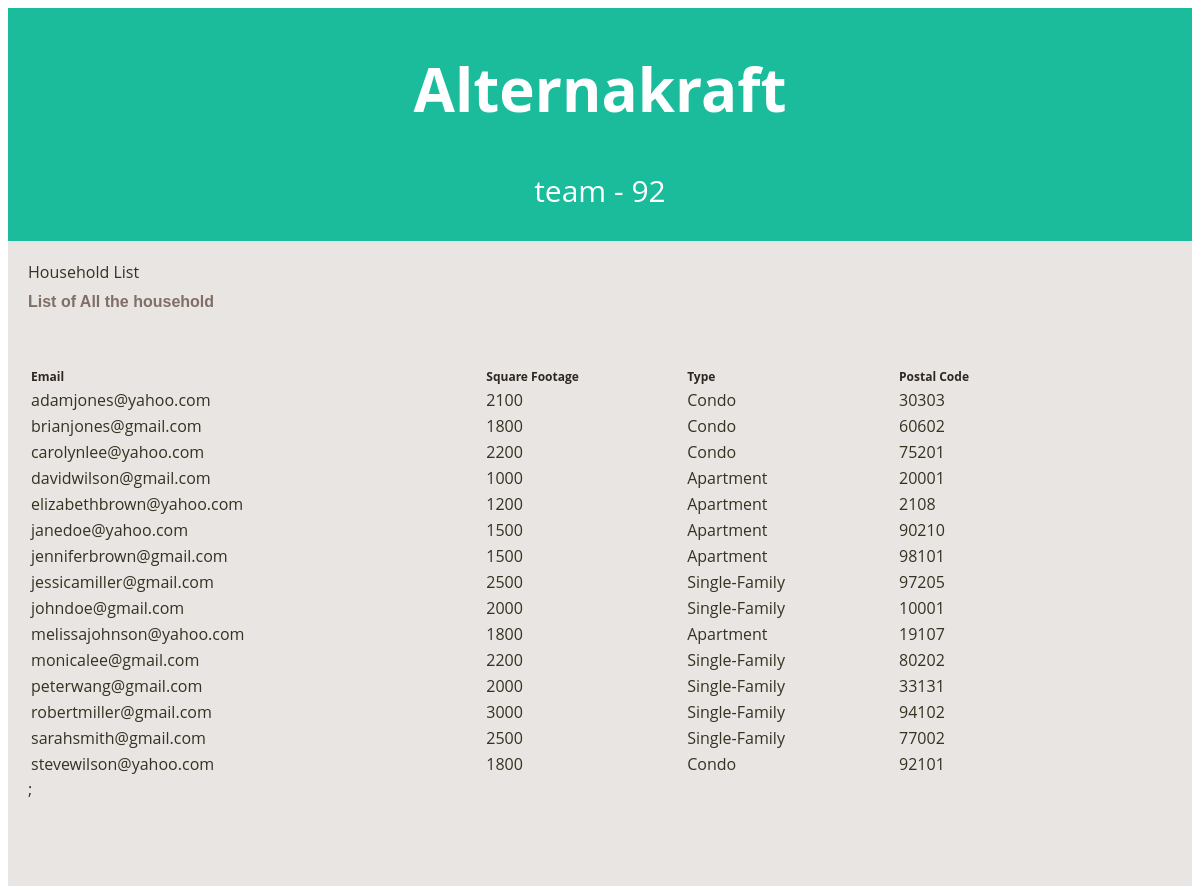
Page /phase_3_mamp_version/info_household_list.php on the committed database.
### tables this page shows
CREATE TABLE Household (
	email varchar(250) NOT NULL,
	square_footage INT(10) NOT NULL,
	household_types varchar(60) NOT NULL,
    	postal_code INT(5) NOT NULL,
    	PRIMARY KEY(email)
);

### phase_3_mamp_version/lib/show_queries.php (called while the page is built, shortened)
<?php
    if($showQueries){
        if(is_bool($result)) {
            $query_msg = array();
            array_push($query_msg,  $query . ';' . NEWLINE);
            if( mysqli_errno($db) > 0 ) {
                $error_msg = array();
                array_push($error_msg,  'Error# '. mysqli_errno($db) . ": " . mysqli_error($db));
                echo $error_msg;
            }
        } else {
                 if($showCounts){
                    $query_msg = array();
                    array_push($query_msg,  $query . ';');
                    array_push($query_msg,  "Result Set Count: ". mysqli_num_rows($result). NEWLINE);
                    echo mysqli_num_rows($result);
                 } else {
                    $query_msg = array();
                 }
            }
        }
?>

### phase_3_mamp_version/info_household_list.php (the view, shortened to what this page needs)
<?php
include('lib/common.php');
include('lib/show_queries.php');
?>
<?php include("lib/header.php"); ?>
<!DOCTYPE html>
<html lang="en">
<html>
<head>
</head>
<body>
	<div id="main_container">
		<div class="center_content">
			<div class="center_left">
				<div class="features">
					<div class="profile_section">
						<div class="h2">Household List</div>
						<div class="subtitle">List of All the household</div>
						<table>
							<tr>
								<td class="heading">Email</td>
								<td class="heading">Square Footage</td>
								<td class="heading">Type</td>
								<td class="heading">Postal Code</td>
								<td class="heading"> </td>
							</tr>
							<br><br>
							<?php
							$query = "SELECT email,square_footage, household_types, postal_code
									FROM Household ";
							$result = mysqli_query($db, $query);
							while ($row = mysqli_fetch_array($result, MYSQLI_ASSOC)) {
								print "<tr>";
								print "<td>{$row['email']}</td>";
								print "<td>{$row['square_footage']}</td>";
								print "<td>{$row['household_types']}</td>";
								print "<td>{$row['postal_code']}</td>";
								print "</tr>";
							}
							?>
						</table>
					</div>
				</div>
			</div>
			<?php include("lib/error.php"); ?>
			<br><br>
		</div>
	</div>
</body>
</html>

### phase_3_mamp_version/lib/header.php (shortened to what this page needs)
<!DOCTYPE html>
<head>
	<link rel="stylesheet" type="text/css" href="css/alternakraft_style.css" />
</head>
<body>
	<div class="header">
		<h1>Alternakraft</h1>
		<p>team - 92</p>
	</div>
</body>

### phase_3_mamp_version/lib/error.php (shortened to what this page needs)
   <?php if($query_msg) {  ?>
   <div class='query'>
        <div class=query_msg'>
           <?php
               foreach ($query_msg as $query) {
                   echo $query . NEWLINE;
                }
           ?>
       </div>
   </div>
<?php } ?>

### phase_3_mamp_version/css/alternakraft_style.css (style rules this page uses)
body { color: #332; background-color: #fff; position: relative; font-family: 'Open Sans', sans-serif; }
.header { padding: 60px; text-align: center; background: #1abc9c; margin: 0px; padding: 0px; color: white; font-size: 30px; overflow: auto; }
table { width: 90%; }
td { padding: 1px; text-align: left; }
.heading { font-size: 12px; color: #2e2721; font-weight: bold; }
.subtitle { width: 600px; font-family: Verdana, Geneva, sans-serif; font-weight: bold; font-size: 16px; color: #806F66; padding: 10px 0px 10px 0px; }
#main_container { width: auto; height: auto; margin: auto; padding: 0px; }
.center_content { width: auto; height: auto; padding: 20px; clear: both; background-color: #E9E5E2; }

### rows in the picture
household: email "adamjones@yahoo.com", square_footage "2100", household_types "Condo", postal_code "30303"
household: email "brianjones@gmail.com", square_footage "1800", household_types "Condo", postal_code "60602"
household: email "carolynlee@yahoo.com", square_footage "2200", household_types "Condo", postal_code "75201"
household: email "davidwilson@gmail.com", square_footage "1000", household_types "Apartment", postal_code "20001"
household: email "elizabethbrown@yahoo.com", square_footage "1200", household_types "Apartment", postal_code "2108"
household: email "janedoe@yahoo.com", square_footage "1500", household_types "Apartment", postal_code "90210"
household: email "jenniferbrown@gmail.com", square_footage "1500", household_types "Apartment", postal_code "98101"
household: email "jessicamiller@gmail.com", square_footage "2500", household_types "Single-Family", postal_code "97205"
household: email "johndoe@gmail.com", square_footage "2000", household_types "Single-Family", postal_code "10001"
household: email "melissajohnson@yahoo.com", square_footage "1800", household_types "Apartment", postal_code "19107"
household: email "monicalee@gmail.com", square_footage "2200", household_types "Single-Family", postal_code "80202"
household: email "peterwang@gmail.com", square_footage "2000", household_types "Single-Family", postal_code "33131"
household: email "robertmiller@gmail.com", square_footage "3000", household_types "Single-Family", postal_code "94102"
household: email "sarahsmith@gmail.com", square_footage "2500", household_types "Single-Family", postal_code "77002"
household: email "stevewilson@yahoo.com", square_footage "1800", household_types "Condo", postal_code "92101"

### other values in the picture
$query ";"
